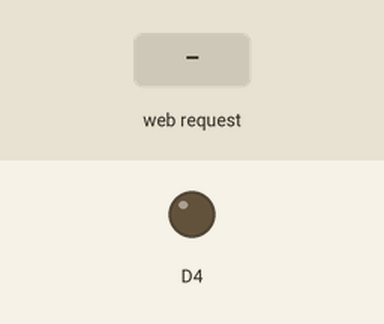
The sketch below on a simulated ESP8266 (NodeMCU). Shown: output pins drawn as LEDs (lit = HIGH). The test bench sets the inputs (shaded band). WiFi joins after 1.5 s; servers stay silent unless stated; what the sketch prints to the serial monitor is not drawn.

Above: at 2.7 s.
2.8 s: HTTP request GET /gpio/0 received
At 4.0 s:
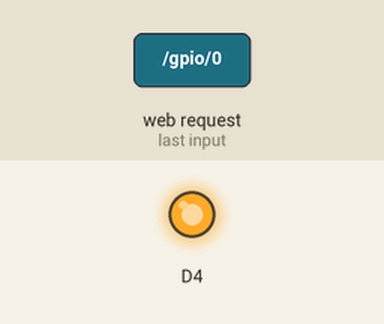
4.3 s: HTTP request GET /gpio/1 received
At 5.4 s:
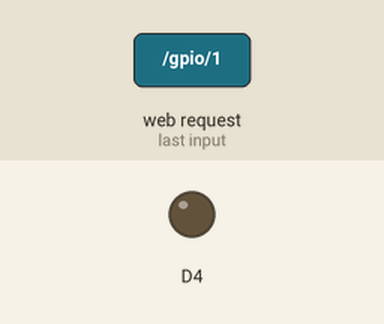
Timing chart, 0 to 7.3 s (numbered marks = the images above; inputs shaded):
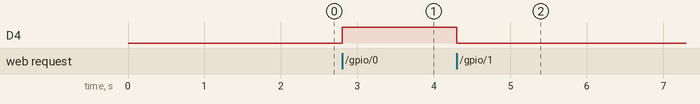

Measured:
- after the input at 2.8 s, D4: LOW → HIGH at once
- after the input at 4.3 s, D4: HIGH → LOW at once

The sketch:

WiFiServer_GS.ino
```cpp
/*
 *  This sketch demonstrates how to set up a simple HTTP-like server.
 *  The server will set a GPIO pin depending on the request
 *    http://server_ip/gpio/0 will set the GPIO2 low,
 *    http://server_ip/gpio/1 will set the GPIO2 high
 *  server_ip is the IP address of the ESP8266 module, will be
 *  printed to Serial when the module is connected.
 */

#include <ESP8266WiFi.h>

const char *ssid = "yourssid";  //ENTER YOUR WIFI SETTINGS
const char *password = "yourpassword";

// Create an instance of the server
// specify the port to listen on as an argument
WiFiServer server(8000);
int y=0;
void setup() {
  Serial.begin(115200);
  delay(10);
  // prepare GPIO2
  pinMode(D4, OUTPUT);
  digitalWrite(2, 0);
  // Connect to WiFi network
  Serial.println();
  Serial.println();
  Serial.print("Connecting to ");
  Serial.println(ssid);
   //------------------------------------
 Serial.print("ESP Board MAC Address:  ");
  Serial.println(WiFi.macAddress());
  //------------------------------------
  WiFi.mode(WIFI_STA);
  WiFi.begin(ssid, password);
  //------------- Stay until connect to wifi -----------
  while (WiFi.status() != WL_CONNECTED) {
    delay(500);
    Serial.print(".");
  }
  Serial.println("");
  Serial.println("WiFi connected");

  // Start the server
  server.begin();
  Serial.println("Server started");

  // Print the IP address
  Serial.println(WiFi.localIP());
}

void loop() {
 bool x=0;
  // Check if a client has connected
  WiFiClient client = server.available();
  if (!client) {
    return;
  }

  // Wait until the client sends some data
  Serial.println("new client");

  while(!client.available()){
    delay(1);
  }

  // Read the first line of the request
  String req = client.readStringUntil('\r');
    Serial.println("req=---------------------");
  Serial.println(req);
  client.flush();
  //http://192.168.1.100/gpio/1
  // Match the request
  if (req.indexOf("/gpio/0") != -1)
  {
    digitalWrite(2, HIGH);//off
    x=1;
  }
  else if (req.indexOf("/gpio/1") != -1)
  {
    digitalWrite(2, LOW);//on
    x=0;
  }
  else {
    Serial.println("invalid request");
    client.stop();
    return;
  }

  // Set GPIO2 according to the request


  client.flush();
y=y+1;
  // Prepare the response
  String s = "HTTP/1.1 200 OK\r\nContent-Type: text/html\r\n\r\n<!DOCTYPE HTML>\r\n<html>\r\n<head>\r\n<meta http-equiv=\"refresh\" content=\"2\">\r\n</head>\r\nmyGPIO is now ";
  s += (x)?"high":"LOW";//String(y);

  s += "</html>\n";

  // Send the response to the client
  client.print(s);
    Serial.println(s);
  delay(1);
  Serial.println("Client disonnected");

  // The client will actually be disconnected
  // when the function returns and 'client' object is detroyed
}
```
